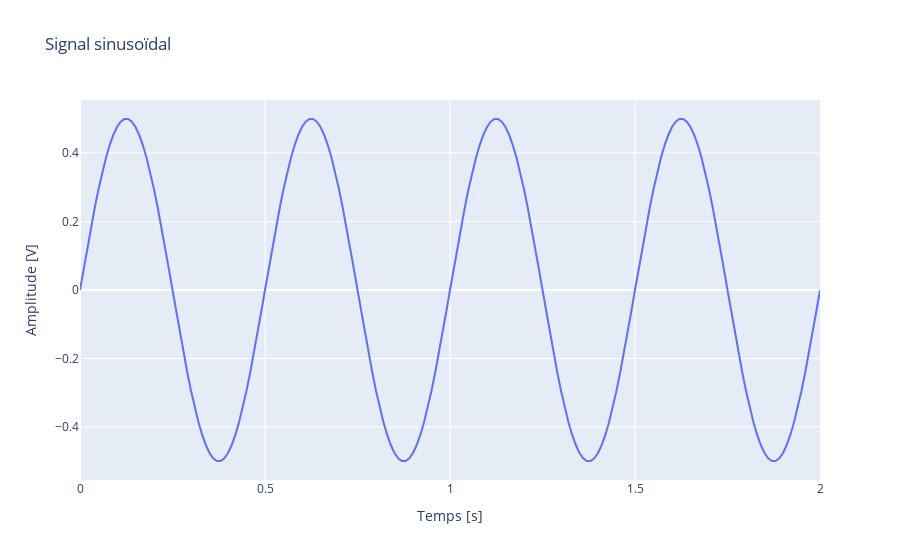

The cell this chart's notebook holds for it:
### Markdown cell above
# Code Python

   [LTP Charles Carnus](https://www.carnus.fr/) - Prof. K.B.


<div style="padding-top: 40px">
<div class="alert alert-info" role="alert" >
    <ul>
        <li><b>Nom et Prénom :</b> CASALOT Romain</li>
     </ul>
</div>
</div>

---

## Courbes de signaux

### Code cell
import plotly.graph_objects as go
import numpy as np

fe = 1e2 # Fréquence d'échantillonnage
t = np.arange(0,2+(1/fe),1/fe)

# Signal
f = 2
a = 0.5

# Formule du signal
s = a * np.sin(2 * np.pi * f * t)

# Courbe du signal
fig = go.Figure(data=go.Scatter(x=t, y=s, mode='lines'))
fig.update_layout(title="Signal sinusoïdal", xaxis_title="Temps [s]", yaxis_title_text="Amplitude [V]")
fig.show()

### Figure 1 — Plotly figure (JSON) as saved in the notebook; plotly's stock layout.template omitted (floating-point values rounded to 4 significant figures; data arrays with more than 128 entries replaced by an {"elided": "..."} marker saying what was removed)
{"data": [{"mode": "lines", "type": "scatter", "x": {"elided": "201 float values"}, "y": {"elided": "201 float values"}}], "layout": {"title": {"text": "Signal sinusoïdal"}, "xaxis": {"title": {"text": "Temps [s]"}}, "yaxis": {"title": {"text": "Amplitude [V]"}}}}
